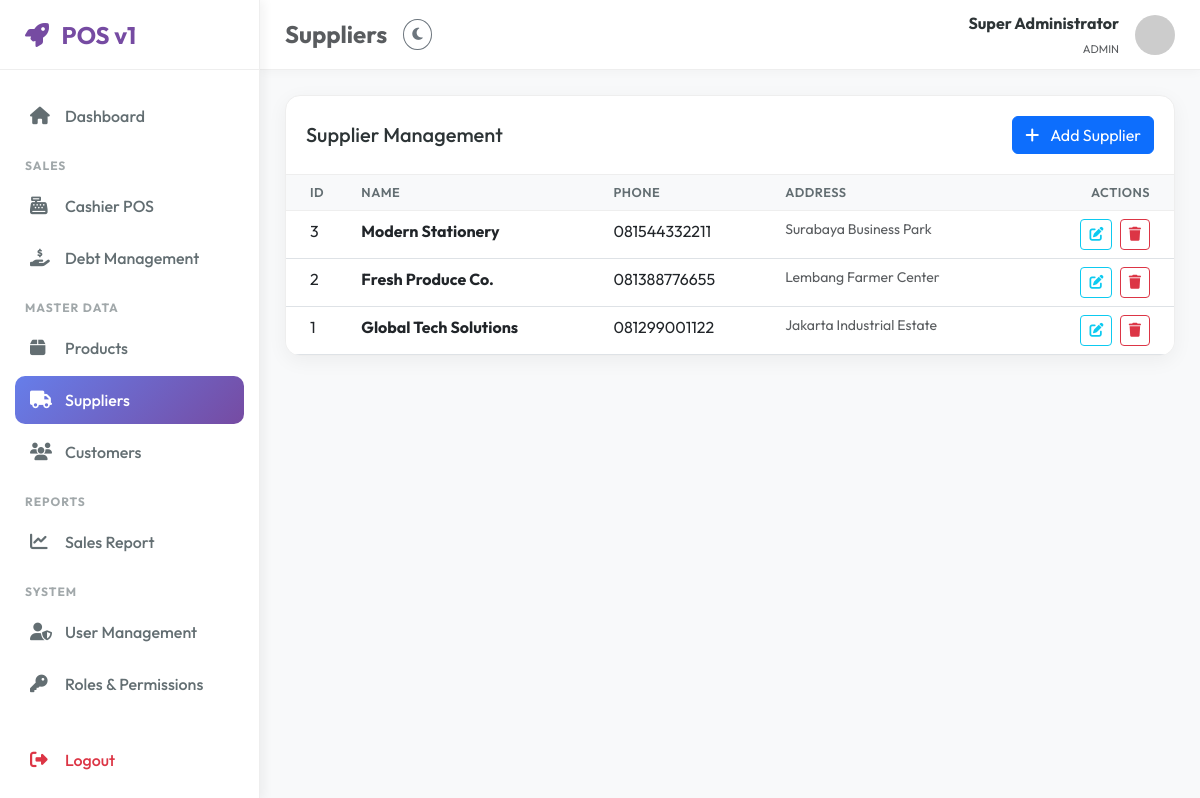
Page /suppliers.php (signed in) on the committed database.
### tables this page shows
CREATE TABLE `suppliers` (
  `id` int NOT NULL AUTO_INCREMENT,
  `name` varchar(100) NOT NULL,
  `phone` varchar(20) DEFAULT NULL,
  `address` text,
  `created_at` timestamp NULL DEFAULT CURRENT_TIMESTAMP,
  PRIMARY KEY (`id`)
);

### suppliers.php (the view, shortened to what this page needs)
<?php
require_once 'includes/functions.php';
$stmt = $pdo->query("SELECT * FROM suppliers ORDER BY id DESC");
$suppliers = $stmt->fetchAll();
include 'layouts/header.php';
?>
<div class="card">
    <div class="card-header d-flex justify-content-between align-items-center">
        <h5 class="mb-0">Supplier Management</h5>
        <button class="btn btn-primary" data-bs-toggle="modal" data-bs-target="#addModal">
            <i class="fas fa-plus me-2"></i> Add Supplier
        </button>
    </div>
    <div class="card-body p-0">
        <div class="table-responsive">
            <table class="table table-hover mb-0">
                <thead class="bg-light">
                    <tr>
                        <th class="ps-4">ID</th>
                        <th>Name</th>
                        <th>Phone</th>
                        <th>Address</th>
                        <th class="pe-4 text-end">Actions</th>
                    </tr>
                </thead>
                <tbody>
                    <?php if (empty($suppliers)): ?>
                        <tr>
                            <td colspan="5" class="text-center py-4">No suppliers found</td>
                        </tr>
                    <?php else: ?>
                        <?php foreach ($suppliers as $s): ?>
                            <tr>
                                <td class="ps-4"><?php echo $s['id']; ?></td>
                                <td class="fw-bold"><?php echo $s['name']; ?></td>
                                <td><?php echo $s['phone']; ?></td>
                                <td class="text-muted small"><?php echo $s['address']; ?></td>
                                <td class="pe-4 text-end">
                                    <button class="btn btn-sm btn-outline-info me-1"
                                            onclick='editSupplier(<?php echo json_encode($s); ?>)'>
                                        <i class="fas fa-edit"></i>
                                    </button>
                                    <form action="" method="POST" class="d-inline" onsubmit="return confirm('Are you sure?')">
                                        <button type="submit" class="btn btn-sm btn-outline-danger">
                                            <i class="fas fa-trash"></i>
                                        </button>
                                    </form>
                                </td>
                            </tr>
                        <?php endforeach; ?>
                    <?php endif; ?>
                </tbody>
            </table>
        </div>
    </div>
</div>
<?php include 'layouts/footer.php'; ?>

### layouts/header.php (style rules this page uses)
:root { --primary-color: #764ba2; --secondary-color: #667eea; --sidebar-width: 260px; --topbar-height: 70px; --bg-light: #f8f9fa; --sidebar-bg: #ffffff; --card-bg: #ffffff; --text-main: #2d3436; --text-muted: #636e72; --border-color: #eeeeee; }
body { font-family: 'Outfit', sans-serif; background-color: var(--bg-light); color: var(--text-main); overflow-x: hidden; transition: all 0.3s; }
.card { background-color: var(--card-bg); border: 1px solid var(--border-color); border-radius: 15px; box-shadow: 0 5px 20px rgba(0,0,0,0.05); margin-bottom: 25px; overflow: hidden; }
.card-header { background: none; border-bottom: 1px solid var(--border-color); padding: 20px; font-weight: 600; color: var(--text-main); }
.table { color: var(--text-main); }
.table thead th { background-color: var(--bg-light); border-bottom-color: var(--border-color); color: var(--text-muted); font-weight: 600; text-transform: uppercase; font-size: 0.8rem; letter-spacing: 0.5px; }

### rows in the picture
suppliers: id "3", name "Modern Stationery", phone "081544332211", address "Surabaya Business Park"
suppliers: id "2", name "Fresh Produce Co.", phone "081388776655", address "Lembang Farmer Center"
suppliers: id "1", name "Global Tech Solutions", phone "081299001122", address "Jakarta Industrial Estate"

### other values in the picture
$_SESSION['fullname'] "Super Administrator"
implode(', ', $_SESSION['role_names']) "ADMIN"
